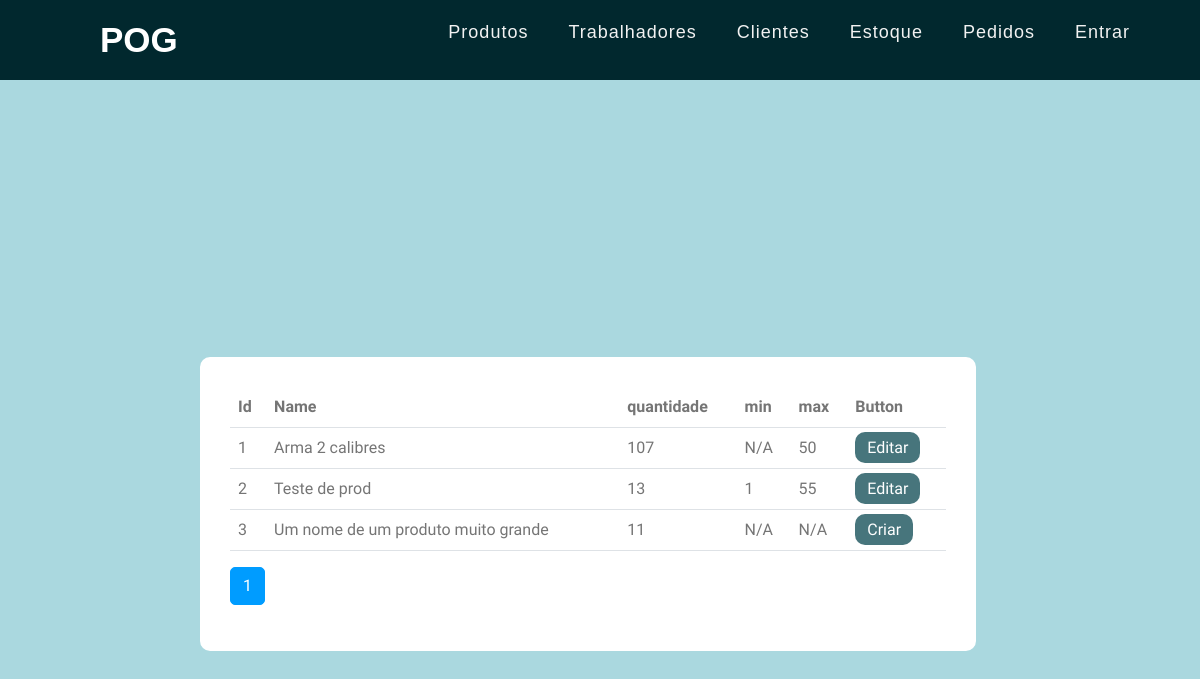
The page /estoque/estoque on the database as committed earlier.
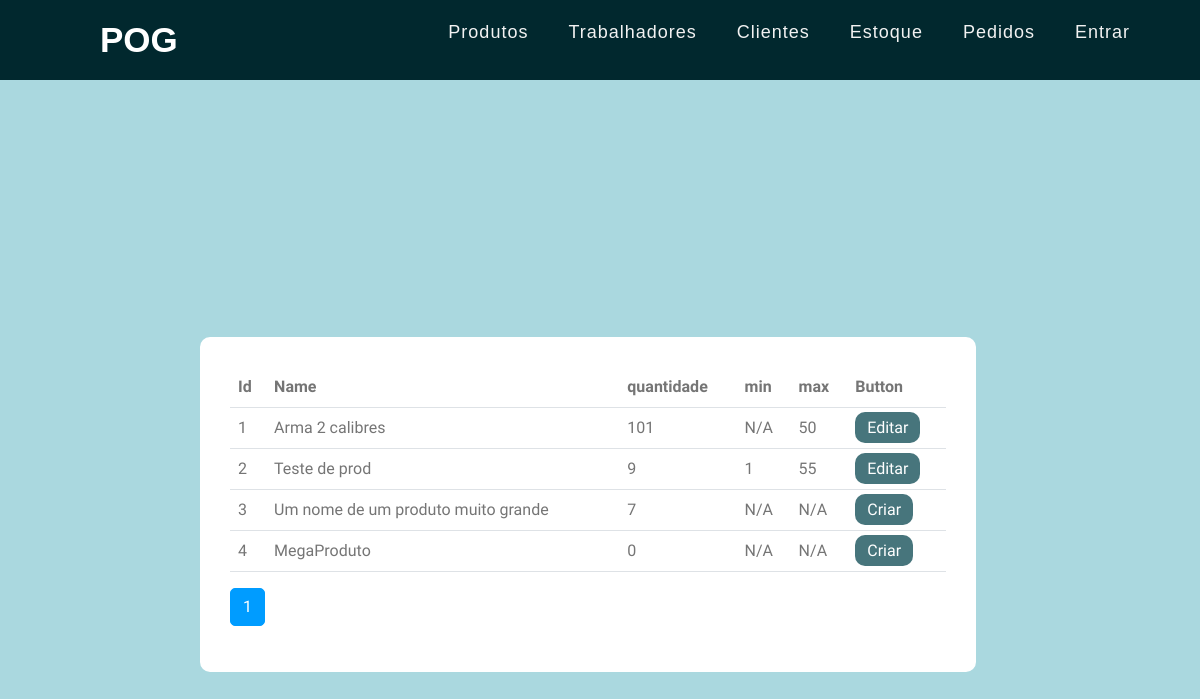
The same page on the database as committed later.
### estoque/models.py (models this page shows)
class Estoque(models.Model):
    produto = models.ForeignKey(ModelProduto.Product,on_delete=models.CASCADE)
    quantidade = models.IntegerField()
    min_prod = models.IntegerField(null=True,default=0)
    max_prod = models.IntegerField(null=True,default=0)
    data_registro = models.DateTimeField(null=True,auto_now_add=True)

### product/models.py (models this page shows, shortened)
class Product(models.Model):
    nome = models.CharField(max_length=200)
    data_registro = models.DateTimeField(auto_now_add=True,null=True)

### estoque/views.py (the view)
# urls.py: path('estoque/',include('estoque.urls')),
def estoque(request):
    Estoque = MEstoque.objects.all()
    paginator = Paginator(Estoque,5)
    page = request.GET.get("estoque")
    Estoque = paginator.get_page(page)
    return render(
        request,
        'estoque/ListEstoque.html',
        context={
            'Estoque': Estoque,
            }
        )

### estoque/templates/estoque/ListEstoque.html (shortened to what this page needs)
{%extends 'base.html'%}
{%block 'conteudo'%}
<main class="login-form">
    <div class="cotainer">
        <div class="row justify-content-center Pcontainer">
            <div class="col-md-8">
                <div class="box" style="width:auto">
                    <table class="table table-hover">
                        <thead>
                            <th scope="col">Id</td>
                            <th scope="col">Name</td>
                            <th scope="col">quantidade</td>
                            <th scope="col">min</th>
                            <th scope="col">max</th>
                            <th scope="col">Button</th>
                            {% for Product in Estoque %}
                            <tr>
                                <td scope="row">{{ Product.id }}</td>
                                <td>{{ Product.produto.nome }}</td>
                                <td>{{ Product.quantidade }}</td>
                                {% if Product.min_prod %}
                                    <td>{{Product.min_prod}}</td>
                                {%else%}
                                    <td>N/A</td>
                                {% endif %}
                                {% if Product.max_prod %}
                                    <td>{{Product.max_prod}}</td>
                                {%else%}
                                    <td>N/A</td>
                                {% endif %}
                                {% if Product.max_prod or Product.min_prod%}
                                    <td><a href="./limite/{{Product.id}}"  class="buttonC">Editar</a></td>
                                {%else%}
                                    <td><a href="./limite/{{Product.id}}"  class="buttonC">Criar</a></td>
                                {%endif%}
                            </tr>
                            {% endfor %}
                        </thead>
                    </table>
                    <nav aria-label="Navegação de página exemplo">
                        <ul class="pagination">
                            {% for pagina in Estoque.paginator.page_range %}
                                {% if  Estoque.number == pagina %}
                                <li class="page-item active">
                                    <a class="page-link" href="?estoque={{pagina}}">{{pagina}}</a>
                                </li>
                                {% else %}
                                <li class="page-item">
                                    <a class="page-link" href="?estoque={{pagina}}">{{pagina}}</a>
                                </li>
                                {%endif%}
                            {% endfor %}
                        </ul>
                    </nav>
                </div>
            </div>
        </div>
    </div>
    </div>
{%endblock%}

Rows that differ between the two databases and show on the page:
changed Estoque "Arma 2 calibres": quantidade "107" → "101"
changed Estoque "Teste de prod": quantidade "13" → "9"
changed Estoque "Um nome de um produto muito grande": quantidade "11" → "7"
added Estoque: id "4", produto.nome "MegaProduto", quantidade "0", min_prod "N/A", max_prod "N/A"
